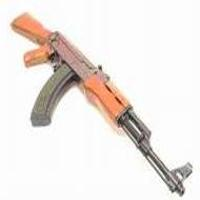
#> input picture corel1k-thumbnails/001.ak47_001_0017.jpg, 200 x 200 px; its folder holds only this picture in this run
$ python visualizeExtractGaborFeature.py   (older library calls are emulated)
#> lines starting #> are read from the running program, lines starting #| are printed output that depends on the picture
### tools/imtools.py
import os
from PIL import Image
from pylab import *
from numpy import *


def get_imlist(path):
    # return [os.path.join(path,f) for f in os.listdir(path) if f.endswith('.jpg')]
    return [os.path.join(path,f) for f in os.listdir(path)]


# [77 lines left out: functions compute_average, convert_to_grayscale, imresize, histeq, plot_2D_boundary, not called in this run]

### visualizeExtractGaborFeature.py
# -*- coding: utf-8 -*-

from __future__ import print_function

import matplotlib
import matplotlib.pyplot as plt
import numpy as np
from scipy import ndimage as nd

from skimage import data
from skimage.util import img_as_float
from skimage.filters import gabor_kernel

from tools.imtools import get_imlist
from skimage import io

# import PIL and pylab for plotting
from PIL import Image
from pylab import *

# prepare filter bank kernels
kernels = []
for theta in range(4):
    theta = theta / 4. * np.pi
    for sigma in (1, 3):
        for frequency in (0.05, 0.25):
            kernel = np.real(gabor_kernel(frequency, theta=theta,
                                          sigma_x=sigma, sigma_y=sigma))
            kernels.append(kernel)

#imlist = get_imlist('./leatherImgs/')
imlist = get_imlist('./corel1k-thumbnails/')

shrink = (slice(0, None, 3), slice(0, None, 3))

imName = imlist[0]

print ("processing %s" % imName)
img = img_as_float(np.asarray(Image.open(imName).convert('L')))[shrink]
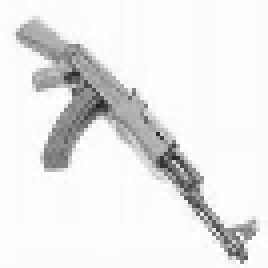
#> img: shape (67, 67) float64 (shown 4 times larger); min 0.129, max 1, mean 0.916
#img = img_as_float(io.imread(imName, as_grey=True))[shrink]
feats = np.zeros((len(kernels), 2), dtype=np.double)
for k, kernel in enumerate(kernels):
    filtered = nd.convolve(img, kernel, mode='wrap')
    plt.imshow(filtered)
    plt.gray()
    feats[k, 0] = filtered.mean()
    feats[k, 1] = filtered.var()
    print("--- the filtered image has %s mean, var is %s ---" % (feats[k, 0], feats[k, 1]))
    plt.show()
#> this loop made 16 passes
#> pass 1, `filtered = nd.convolve(img, kernel, mode='wrap')`:
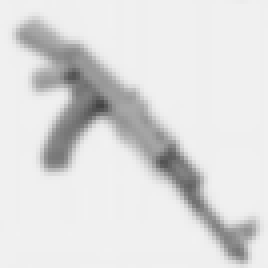
#> filtered: shape (67, 67) float64 (shown 4 times larger); min 0.27, max 0.946, mean 0.871
#> pass 2, `filtered = nd.convolve(img, kernel, mode='wrap')`:
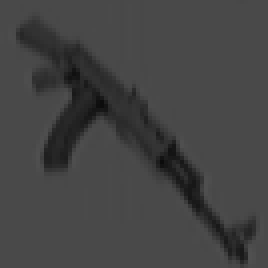
#> filtered: shape (67, 67) float64 (shown 4 times larger); min 0.0436, max 0.316, mean 0.266
#> pass 3, `filtered = nd.convolve(img, kernel, mode='wrap')`:
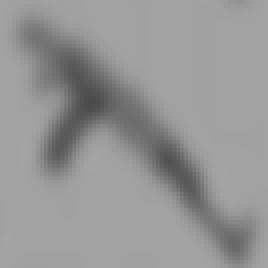
#> filtered: shape (67, 67) float64 (shown 4 times larger); min 0.299, max 0.642, mean 0.588
#> after the loop, feats = 16 rows, first 8: [0.871, 0.0199], [0.266, 0.00231], [0.588, 0.00665], [0.000877, 1.6e-05], [0.871, 0.0199], [0.267, 0.00218], [0.593, 0.0062], [0.000141, 2.33e-05]

$ run again, on corel1k-thumbnails/001.ak47_001_0042.jpg
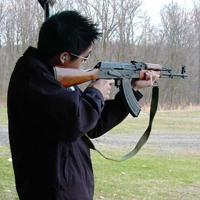
#> input picture corel1k-thumbnails/001.ak47_001_0042.jpg, 200 x 200 px
#> `img = img_as_float(np.asarray(Image.open(imName).convert('L')))[shrink]`:
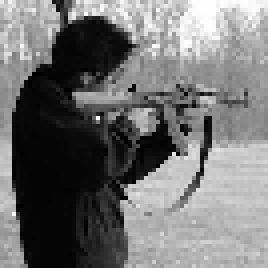
#> img: shape (67, 67) float64 (shown 4 times larger); min 0, max 1, mean 0.452
#> the loop `for k, kernel in enumerate(kernels):` made 16 passes
#> pass 3, `filtered = nd.convolve(img, kernel, mode='wrap')`:
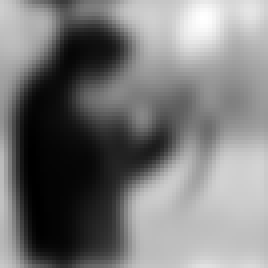
#> filtered: shape (67, 67) float64 (shown 4 times larger); min -0.000106, max 0.61, mean 0.29; drawn with min black and max white
#> after the loop `for k, kernel in enumerate(kernels):`: feats = 16 rows, first 8: [0.43, 0.0786], [0.131, 0.00875], [0.29, 0.0309], [0.000433, 0.000172], [0.43, 0.0785], [0.132, 0.00854], [0.293, 0.0311], [6.97e-05, 7.43e-05]

$ run again, on corel1k-thumbnails/001.ak47_001_0064.jpg
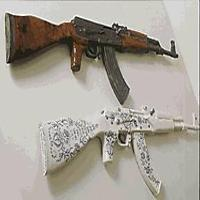
#> input picture corel1k-thumbnails/001.ak47_001_0064.jpg, 200 x 200 px
#> `img = img_as_float(np.asarray(Image.open(imName).convert('L')))[shrink]`:
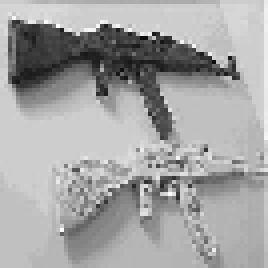
#> img: shape (67, 67) float64 (shown 4 times larger); min 0.0392, max 0.992, mean 0.642
#> the loop `for k, kernel in enumerate(kernels):` made 16 passes
#> pass 3, `filtered = nd.convolve(img, kernel, mode='wrap')`:
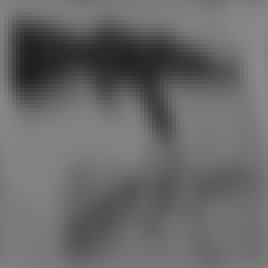
#> filtered: shape (67, 67) float64 (shown 4 times larger); min 0.122, max 0.538, mean 0.412
#> after the loop `for k, kernel in enumerate(kernels):`: feats = 16 rows, first 8: [0.611, 0.0285], [0.187, 0.00321], [0.412, 0.00935], [0.000615, 4.49e-05], [0.611, 0.0285], [0.187, 0.00319], [0.416, 0.00981], [9.9e-05, 3.77e-05]

$ run again, on corel1k-thumbnails/001.ak47_001_0020.jpg
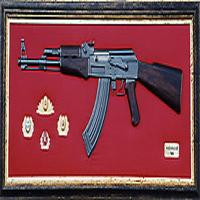
#> input picture corel1k-thumbnails/001.ak47_001_0020.jpg, 200 x 200 px
#> the loop `for k, kernel in enumerate(kernels):` made 16 passes
#> pass 3, `filtered = nd.convolve(img, kernel, mode='wrap')`:
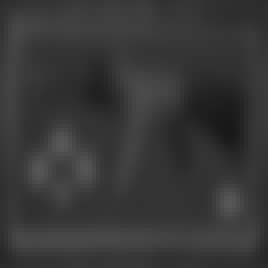
#> filtered: shape (67, 67) float64 (shown 4 times larger); min 0.0958, max 0.345, mean 0.218
#> after the loop `for k, kernel in enumerate(kernels):`: feats = 16 rows, first 8: [0.323, 0.0115], [0.0989, 0.00234], [0.218, 0.00141], [0.000325, 0.000304], [0.323, 0.0116], [0.099, 0.00241], [0.22, 0.00159], [5.24e-05, 2.84e-05]
